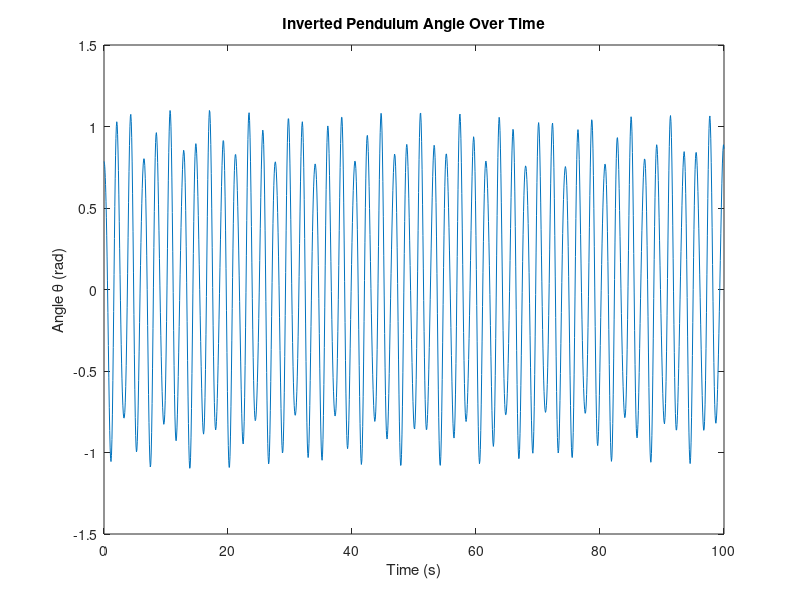

MATLAB code for this plot:
function TEST31()
    % Define the differential equations function
    function dydt = inverted_pendulum(t, y)
        % State variables
        theta = y(1);
        theta_dot = y(2);

        % Constants
        g = 9.81;  % Acceleration due to gravity (m/s^2)
        l = 1.0;   % Length of the pendulum arm (m)
        a = 0.1;   % Amplitude of the driving force (m)
        omega = (1 / (2 * pi)) * sqrt(g / l) * 10; % Frequency of the driving force (rad/s)

        % Differential equations
        theta_ddot = (a * omega^2 * cos(omega * t) - g * sin(theta)) / l;


        dydt = [theta_dot; theta_ddot];
    end

    % Initial values and time span
    initial_angle = pi / 4;
    initial_ang_vel = 0;
    tspan = [0 100]; % Start and end times

    % Solve the differential equations using ode45
    [t, y] = ode45(@inverted_pendulum, tspan, [initial_angle, initial_ang_vel]);

    % Plot the results
    figure;
    plot(t, y(:,1)); % Plot θ over time
    xlabel('Time (s)');
    ylabel('Angle θ (rad)');
    title('Inverted Pendulum Angle Over Time');


end
